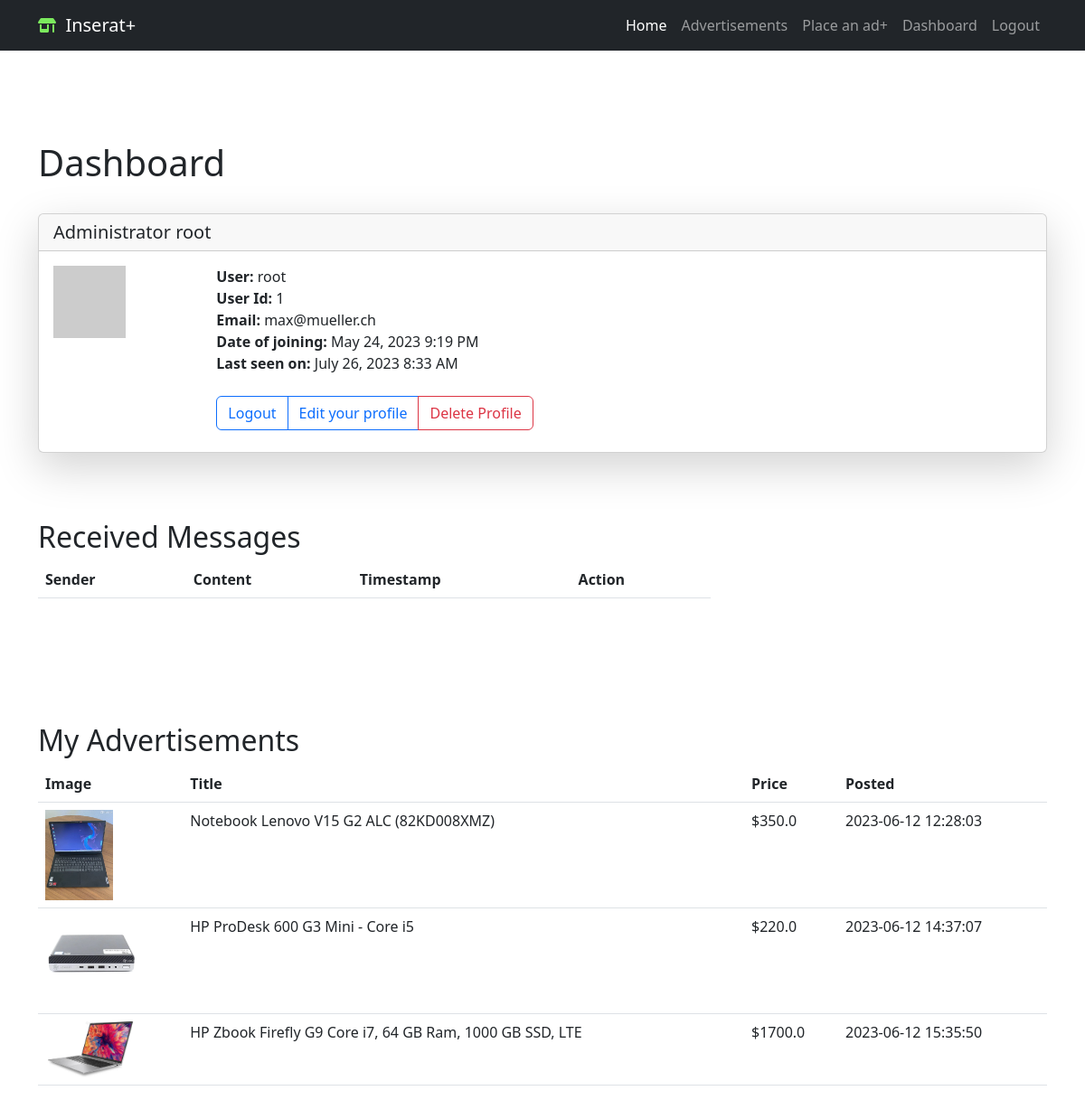
/user/root (signed in), run on an earlier commit of the app's database.
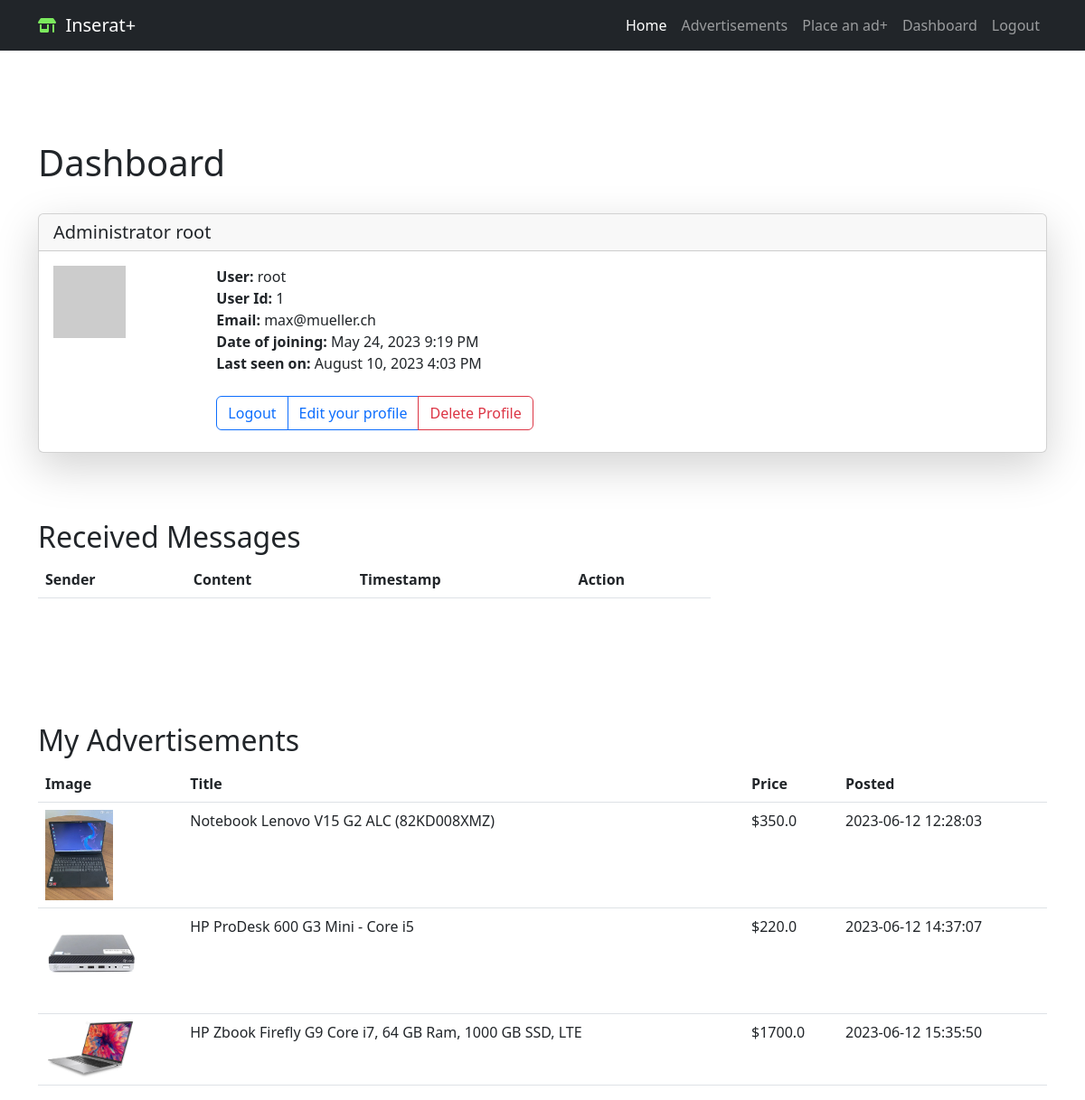
And on a later commit of the database.
### app/models/login.py (models this page shows, shortened)
class User(db.Model, UserMixin):
    id = db.Column(db.Integer, primary_key=True)
    first_name = db.Column(db.String(50), nullable=False)
    last_name = db.Column(db.String(50), nullable=False)
    username = db.Column(db.String(20), unique=True, nullable=False)
    email = db.Column(db.String(120), unique=True, nullable=False)
    password_hash = db.Column(db.String(128), nullable=False)
    user_adedd = db.Column(db.DateTime, default=datetime.utcnow)
    last_seen = db.Column(db.DateTime, default=datetime.utcnow)
    is_admin = db.Column(db.Boolean, default=False)
    is_blocked = db.Column(db.Boolean, default=False)  # registered users can be blocked from logging in
    advertisements = db.relationship('Advertisement', backref='user', lazy=True)
    def avatar(self, size):
        digest = md5(self.email.lower().encode('utf-8')).hexdigest()
        return 'https://www.gravatar.com/avatar/{}?d=identicon&s={}'.format(
            digest, size
            )

### app/routes.py (the view)
@app.route('/user/<username>')
@login_required
def user(username):
    user = User.query.filter_by(username=username).first_or_404()
    advertisements = Advertisement.query.filter_by(user_id=user.id).all()
    messages = Message.query.filter_by(recipient_id=current_user.id).all()
    return render_template('user.html', user=user, messages=messages,
                           advertisements=advertisements)

### app/models/controlpanel.py (called while the page is built)
@app.context_processor
def security_context_processor():
    return dict(
        admin_base_template=admin.base_template,
        admin_view=admin.index_view,
        h=admin_helpers,
        get_url=url_for
    )

### app/models/login.py (called while the page is built)
@login.user_loader
def load_user(id):
    return User.query.get(int(id))

### app/routes.py (called while the page is built)
@app.before_request
def before_request():
    if current_user.is_authenticated:
        formatted_time = datetime.utcnow().strftime("%d-%b-%Y %H:%M:%S")
        current_user.last_seen = datetime.strptime(formatted_time, "%d-%b-%Y %H:%M:%S")
        db.session.commit()

### app/templates/user.html (shortened to what this page needs)
{% extends "base.html" %}
{% block content %}
<div class="container custom-container ">
  <h1>Dashboard</h1><br/>
  <div class="card shadow-lg">
    <h5 class="card-header">
      {{ user.first_name }}  {{ user.last_name }}</h5>
    <div class="card-body">
      <div class="card-title">
        <div class="row  g-0">
          <div class="col-sm-2 ">
            <img src="{{ user.avatar(128) }}">
          </div>
               <div class="col-sm-5">
                <strong>User:</strong>
                {{ user.username }}<br/>
                <strong>User Id:</strong>
                {{ user.id }}<br/>
                <strong>Email:</strong>
                {{ user.email }}<br/>
                {% if user.user_adedd %}
                <strong>Date of joining:</strong>
                {{ moment(user.user_adedd).format('LLL') }}<br/>
                {% endif %}
                {% if user.last_seen %}
                <strong>Last seen on:</strong>
                {{ moment(user.last_seen).format('LLL') }}<br/>
                {% endif %}<br/>
                <form action="{{ url_for('delete_profile') }}" method="POST" onsubmit="return confirm('Are you sure you want to delete your profile?');">
                  <div class="btn-group" role="group" aria-label="Basic outlined example">
                    <a href="{{ url_for('logout') }}" class="btn btn-outline-primary" role="button">Logout</a>
                    <a href="{{ url_for('edit_profile') }}" class="btn btn-outline-primary" role="button">Edit your profile</a>
                    <button type="submit" class="btn btn-outline-danger">Delete Profile</button>
                </form>
                </div>
             </div>
        </div>
      </div>
    </div>
  </div>
<br>
<div class="container custom-container">
  <h2>Received Messages</h2>
  <div class="col-md-8">
    <table class="table">
      <thead>
        <tr>
          <th>Sender</th>
          <th>Content</th>
          <th>Timestamp</th>
          <th>Action</th>
        </tr>
      </thead>
    </table>
  </div>
</div>
<br>
<br>
<br>
<div class="container custom-container ">
  <h2>My Advertisements</h2>
  <table class="table">
    <thead>
      <tr>
        <th>Image</th>
        <th>Title</th>
        <th>Price</th>
        <th>Posted</th>
      </tr>
    </thead>
    <tbody>
      {% for ad in advertisements %}
      <tr>
        <td>
          {% if ad.image_filename %}
            <img src="{{ url_for('static', filename='images/' + ad.image_filename) }}" alt="Advertisement Image" class="img-fluid" style="max-width: 100px; max-height: 100px;">
          {% else %}
            <img src="{{ url_for('static', filename='images/default_image.png') }}" alt="Default Image" class="img-fluid" style="max-width: 100px; max-height: 100px;">
          {% endif %}
        </td>
        <td>{{ ad.title }}</td>
        <td>${{ ad.price }}</td>
        <td>{{ ad.timestamp.strftime('%Y-%m-%d %H:%M:%S') }}</td>
      </tr>
      {% endfor %}
    </tbody>
  </table>
</div>
{% endblock %}

What changed in the data, as far as the page shows it:
changed User "Administrator": last_seen "July 26, 2023 8:33 AM" → "August 10, 2023 4:03 PM"
